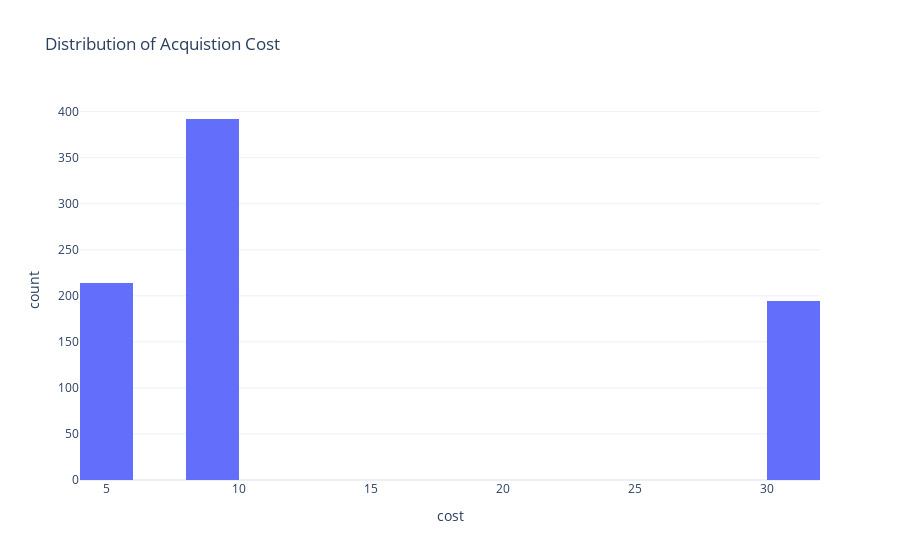

Write notebook code for a chart like this one.
### Code cell
fig=px.histogram(df,x='cost',nbins=20,
                title='Distribution of Acquistion Cost')
fig.show()

### Figure 1 — Plotly figure (JSON) as saved in the notebook; plotly's stock layout.template omitted (floating-point values rounded to 4 significant figures; data arrays with more than 128 entries replaced by an {"elided": "..."} marker saying what was removed)
{"data": [{"alignmentgroup": "True", "bingroup": "x", "hovertemplate": "cost=%{x}<br>count=%{y}<extra></extra>", "legendgroup": "", "marker": {"color": "#636efa", "pattern": {"shape": ""}}, "name": "", "nbinsx": 20, "offsetgroup": "", "orientation": "v", "showlegend": false, "type": "histogram", "x": {"elided": "800 float values"}, "xaxis": "x", "yaxis": "y"}], "layout": {"autosize": true, "barmode": "relative", "legend": {"tracegroupgap": 0}, "title": {"text": "Distribution of Acquistion Cost"}, "xaxis": {"anchor": "y", "autorange": true, "domain": [0, 1], "range": [4, 32], "title": {"text": "cost"}, "type": "linear"}, "yaxis": {"anchor": "x", "autorange": true, "domain": [0, 1], "range": [0, 412.6], "title": {"text": "count"}}}}
